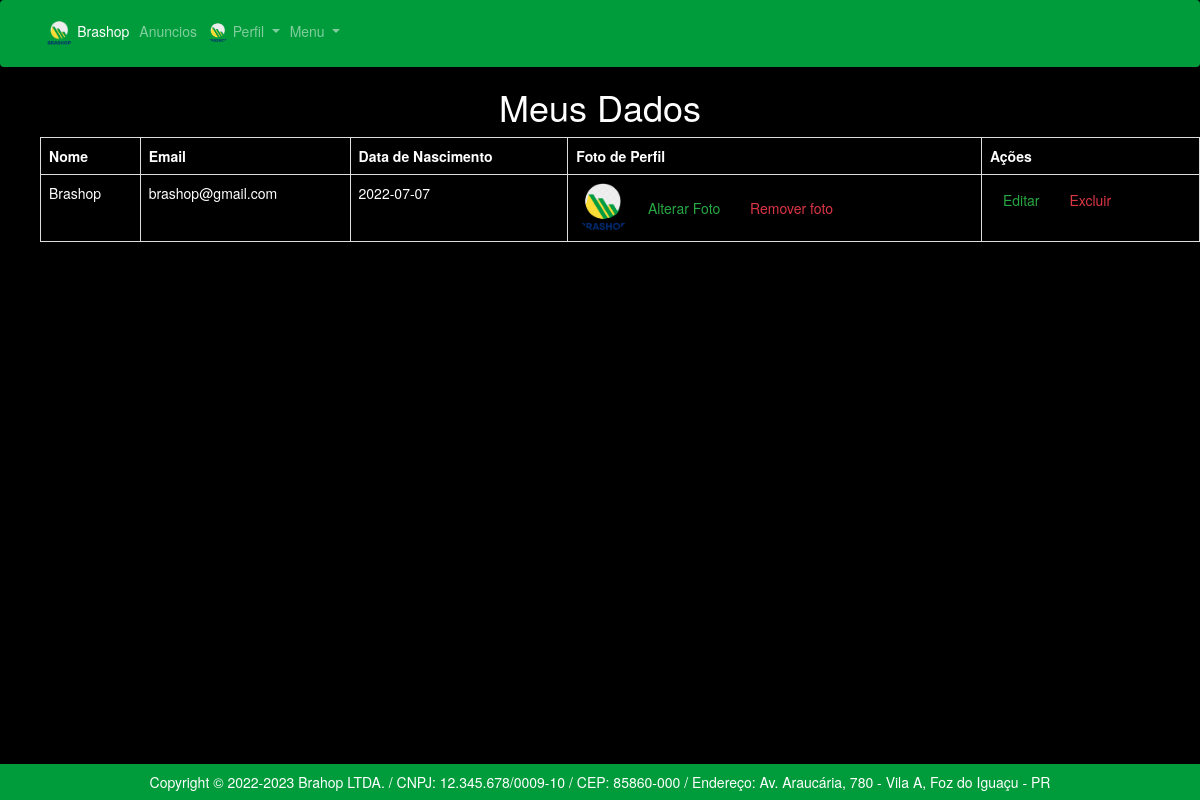
Page /app/controllers/UsuarioController.php?action=findUsuarioByIdLogged (signed in) on the committed database.
### tables this page shows
CREATE TABLE `usuarios` (
  `id` int(11) NOT NULL,
  `nome` varchar(45) NOT NULL,
  `email` varchar(255) NOT NULL,
  `senha` varchar(255) NOT NULL,
  `data_nasc` date NOT NULL,
  `CPF` int(11) NOT NULL,
  `foto_perfil` varchar(255) NOT NULL,
  `isadm` bit(1) NOT NULL,
  `ban` bit(1) NOT NULL
);

### app/repository/UsuarioRepository.php (called while the page is built, shortened)
<?php
    require_once __DIR__ . "/../connection/Connection.php";
    class UsuarioRepository {
        public PDO $conn;
        function __construct()
        {
            $this->conn = Connection::getConnection();
        }
        public function findUsuariorByIdLogged(): array {
            $query = "SELECT * FROM usuarios WHERE id = :id";
            $prepare = $this->conn->prepare($query);
            $prepare->bindValue(':id',@$_SESSION["usuario"]["id"]);
            $prepare->execute();
            $result = $prepare->fetchALL(PDO::FETCH_ASSOC);
            return $result;
        }
    }

### app/connection/Connection.php (called while the page is built)
<?php
class Connection {
    private static $host = "localhost";
    private static $dbname = "marketplace";
    private static $user = "root";
    private static $password = "";
    private static ?PDO $conn = null;
    public static function getConnection(): PDO {
        if(self::$conn == null) {
            try {
                self::$conn = new PDO("mysql:host=" . self::$host . ";dbname=" . self::$dbname,
                self::$user,
                self::$password);
                self::$conn->setAttribute(PDO::ATTR_ERRMODE, PDO::ERRMODE_EXCEPTION);
            } catch(Exception $e) {
                print("Erro ao conectar com o banco de dados");
            }
        }
        return self::$conn;
    }
}

### app/views/usuarios/dadosUsuario.php (the view, shortened to what this page needs)
<!DOCTYPE html>
<html lang="pt-br">
  <head>
    <link rel="stylesheet" type="text/css" href="../views/helpers/css/bootstrap.min.css">
</head>
<body>
<?php
	if(isset($_SESSION["usuario"])){
    if($_SESSION["usuario"]['is_adm'] == 1){
      include_once __DIR__ . "/../helpers/menuAdm.php";
     }else{
     include_once __DIR__ . "/../helpers/menuLogin.php";
   }
 }
 else{
   include_once __DIR__ . "/../helpers/menuHome.php";
 }
    ?>
    <h1 style="text-align: center; color:white;"> Meus Dados </h1>
    <ul>
      <table class = 'table table-hover-table-striped table-bordered'>
         <tr>
         <th style="color:white;">Nome</th>
         <th  style="color:white;">Email</th>
         <th  style="color:white;" >Data de Nascimento</th>
         <th  style="color:white;">Foto de Perfil</th>
         <th  style="color:white;">Ações</th>
         </tr>
           <?php foreach($data['usuarios'] as $user): ?>
                 <tr>
                 <td style="color:white;"><?= $user['nome'] ?></td>
                 <td style="color:white;"><?= $user['email'] ?></td>
                 <td style="color:white;"><?= $user['data_nasc'] ?></td>
                 <td ><img style="height: 50px; border-radius : 100%;" src="../../imgs/<?= $user['foto_perfil'] ?>"></img>
                 <a class="btn btn-outline-success my-2 my-sm-0" href="./UsuarioController.php?action=editfotoPerfil&id=<?= $user['id'] ?>">Alterar Foto</a>
                 <a  class="btn btn-outline-danger my-2 my-sm-0" href="./UsuarioController.php?action=RetirarFotoPerfil&id=<?= $user['id'] ?>">Remover foto</a> </td>
                 <td><a class="btn btn-outline-success my-2 my-sm-0" href="./UsuarioController.php?action=edit&id=<?= $user['id'] ?>">Editar</a>
                 <a class="btn btn-outline-danger my-2 my-sm-0" href="./UsuarioController.php?action=loadFormDelete&id=<?= $user['id'] ?>">Excluir</a></td>
                <?php endforeach; ?>
    </ul>
</body>
</html>

### app/views/helpers/style-home.css (style rules this page uses)
body { background-color: black !important; }

### rows in the picture
usuarios: nome "Brashop", email "brashop@gmail.com", data_nasc "2022-07-07", foto_perfil (picture)
